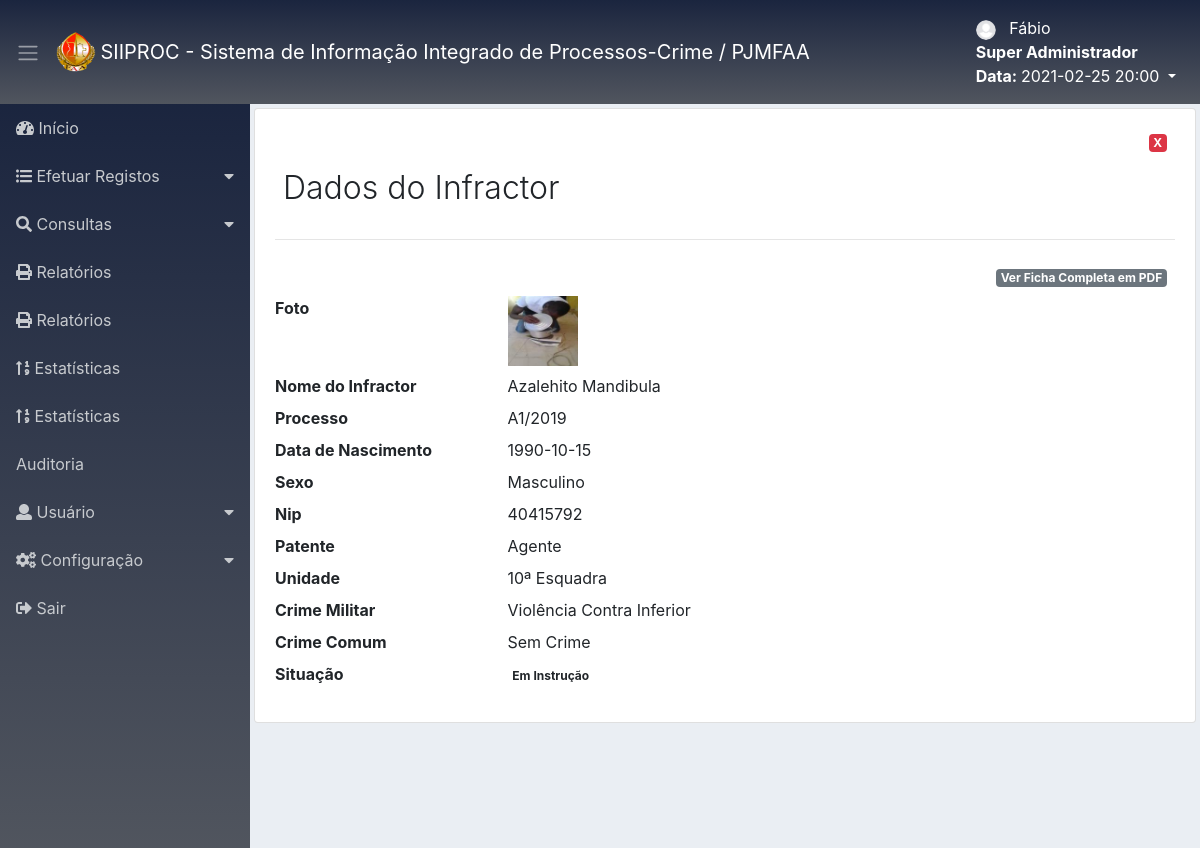
/ver-infractor-poli/ver-infractor-poli/1 (signed in), run on the app's committed database.
### tables this page shows
CREATE TABLE `adms_nivacs_pgs` (
  `id` int(11) NOT NULL,
  `permissao` int(11) NOT NULL,
  `ordem` int(11) NOT NULL,
  `dropdown` int(11) NOT NULL DEFAULT '2',
  `lib_menu` int(11) NOT NULL DEFAULT '2',
  `adms_menu_id` int(11) NOT NULL DEFAULT '4',
  `adms_niveis_acesso_id` int(11) NOT NULL,
  `adms_pagina_id` int(11) NOT NULL,
  `created` datetime NOT NULL,
  `modified` datetime DEFAULT NULL
);

CREATE TABLE `adms_menus` (
  `id` int(11) NOT NULL,
  `nome` varchar(220) NOT NULL,
  `icone` varchar(40) NOT NULL,
  `ordem` int(11) NOT NULL,
  `adms_sit_id` int(11) NOT NULL,
  `created` datetime NOT NULL,
  `modified` datetime DEFAULT NULL
);

CREATE TABLE `tab_infratores_policia` (
  `id` int(11) NOT NULL,
  `nome_infractor` varchar(255) DEFAULT NULL,
  `n_processo` int(11) DEFAULT NULL,
  `nome_pai` varchar(255) DEFAULT NULL,
  `nome_mae` varchar(255) DEFAULT NULL,
  `numero_bi` varchar(255) DEFAULT NULL,
  `data_nascimento` varchar(255) DEFAULT NULL,
  `sexo` int(11) DEFAULT NULL,
  `nip` int(11) DEFAULT NULL,
  `cod_posto_policia` int(11) DEFAULT NULL,
  `cod_unidade_policial` int(11) DEFAULT NULL,
  `id_crime_comum` int(11) DEFAULT NULL,
  `id_crime_militar` int(11) DEFAULT NULL,
  `nome_denuciante` varchar(255) DEFAULT NULL,
  `esta_preso` varchar(255) DEFAULT NULL,
  `imagem` varchar(255) DEFAULT NULL,
  `created` date DEFAULT NULL,
  `modified` date DEFAULT NULL
);

CREATE TABLE `tb_processo` (
  `id` int(11) NOT NULL,
  `processo` varchar(255) DEFAULT NULL,
  `situacaoprocesso_id` int(11) DEFAULT NULL,
  `data_entrada` date DEFAULT NULL,
  `anoinstrucao_id` int(11) DEFAULT NULL,
  `instrutor` varchar(255) DEFAULT NULL,
  `created` datetime DEFAULT NULL ON UPDATE CURRENT_TIMESTAMP,
  `modified` datetime DEFAULT NULL ON UPDATE CURRENT_TIMESTAMP
);

CREATE TABLE `tb_sexo` (
  `id` int(11) NOT NULL,
  `sexo` varchar(255) DEFAULT NULL
);

CREATE TABLE `adms_postos_policia` (
  `id` int(11) NOT NULL,
  `patente_policia` varchar(255) DEFAULT NULL,
  `ordenador` int(11) DEFAULT NULL
);

CREATE TABLE `adms_unidade_policial` (
  `id` int(11) NOT NULL,
  `unidade_policial` varchar(255) DEFAULT NULL,
  `ordem` varchar(255) DEFAULT NULL
);

CREATE TABLE `adms_crime_militar` (
  `id` int(11) NOT NULL,
  `descricao_crime_militar` varchar(255) DEFAULT NULL
);

CREATE TABLE `adms_crime_comum` (
  `id` int(11) NOT NULL,
  `descricao_crimecomum` varchar(255) DEFAULT NULL
);

CREATE TABLE `tb_estado_processo` (
  `id` int(11) NOT NULL,
  `descricao_proc` varchar(255) DEFAULT NULL,
  `data` datetime DEFAULT NULL ON UPDATE CURRENT_TIMESTAMP,
  `id_militar` int(11) DEFAULT NULL
);

### app/adms/Models/helper/AdmsRead.php (called while the page is built, shortened)
<?php
class AdmsRead extends AdmsConn
{
    private $Select;
    private $Values;
    private $Query;
    public function fullRead($Query, $ParseString = null)
    {
        $this->Select = (string) $Query;
        if (!empty($ParseString)) {
            parse_str($ParseString, $this->Values);
        }
        $this->exeInstrucao();
    }
    private function exeInstrucao()
    {
        $this->conexao();
        try {
            $this->getIntrucao();
            $this->Query->execute();
            $this->Resultado = $this->Query->fetchAll();
        } catch (Exception $ex) {
            $this->Resultado = null;
        }
    }
    private function conexao()
    {
        $this->Conn = parent::getConn();
        $this->Query = $this->Conn->prepare($this->Select);
        $this->Query->setFetchMode(PDO::FETCH_ASSOC);
    }
    private function getIntrucao()
    {
        if ($this->Values) {
            foreach ($this->Values as $Link => $Valor) {
                if ($Link == 'limit' || $Link == 'offset') {
                    $Valor = (int) $Valor;
                }
                $this->Query->bindValue(":{$Link}", $Valor, (is_int($Valor) ? PDO::PARAM_INT : PDO::PARAM_STR));
            }
        }
    }
}

### app/adms/Models/helper/AdmsConn.php (called while the page is built, shortened)
<?php
class AdmsConn
{
    public static $Host = HOST;
    public static $User = USER;
    public static $Pass = PASS;
    public static $Dbname = DBNAME;
    private static $Connect = null;
    private static function conectar()
    {
        try {
            if(self::$Connect == null){
                self::$Connect = new PDO('mysql:host=' . self::$Host . ';dbname=' . self::$Dbname.';charset=utf8', self::$User,
                    self::$Pass,array(PDO::MYSQL_ATTR_INIT_COMMAND => "SET NAMES utf8"));
            }
        } catch (Exception $exc) {
            echo 'mensagem: ' . $exc->getMessage();
            die;
        }
        return self::$Connect;
    }
    public function getConn()
    {
        return self::conectar();
    }
}

### app/adms/Models/AdmsMenu.php (called while the page is built, shortened)
<?php
class AdmsMenu
{
    public function itemMenu()
    {
        $listItemMenu = new \App\adms\Models\helper\AdmsRead();
        $listItemMenu->fullRead("SELECT nivpg.dropdown,
                men.id id_men, men.nome nome_men, men.icone icone_men,
                pg.id id_pg, pg.menu_controller, pg.menu_metodo, pg.nome_pagina, pg.icone icone_pg
                FROM adms_nivacs_pgs nivpg
                INNER JOIN adms_menus men ON men.id=nivpg.adms_menu_id
                INNER JOIN adms_paginas pg ON pg.id=nivpg.adms_pagina_id
                WHERE nivpg.adms_niveis_acesso_id =:adms_niveis_acesso_id
                AND nivpg.permissao =:permissao
                AND nivpg.lib_menu =:lib_menu
                ORDER BY men.ordem, nivpg.ordem ASC", "adms_niveis_acesso_id=".$_SESSION['adms_niveis_acesso_id']."&permissao=1&lib_menu=1");
        $this->Resultado = $listItemMenu->getResultado();
        return $this->Resultado;
    }
}

### app/adms/Models/AdmsVerInfractorPoli.php (called while the page is built, shortened)
<?php
class AdmsVerInfractorPoli {
    public function verInfractorPoli($DadosId)
    {
        $this->DadosId = (int) $DadosId;
        $verPerfil = new \App\adms\Models\helper\AdmsRead();
        $verPerfil->fullRead("SELECT
        tab_infratores_policia.nome_infractor,
        tab_infratores_policia.id,
        tab_infratores_policia.nome_pai,
        tab_infratores_policia.nome_mae,
        tab_infratores_policia.numero_bi,
        tab_infratores_policia.data_nascimento,
        tb_sexo.sexo,
        tab_infratores_policia.nip,
        adms_postos_policia.patente_policia,
        adms_crime_comum.descricao_crimecomum,
        adms_crime_militar.descricao_crime_militar,
        adms_unidade_policial.unidade_policial,
        tb_processo.processo,
        tb_processo.situacaoprocesso_id,
        tb_estado_processo.descricao_proc,
        tb_ano_instrucao.ano,
        tab_infratores_policia.imagem,
        tab_infratores_policia.created
        FROM
        tab_infratores_policia
        INNER JOIN adms_crime_comum ON adms_crime_comum.id = tab_infratores_policia.id_crime_comum
        INNER JOIN adms_crime_militar ON adms_crime_militar.id = tab_infratores_policia.id_crime_militar
        INNER JOIN adms_postos_policia ON adms_postos_policia.id = tab_infratores_policia.cod_posto_policia
        INNER JOIN adms_unidade_policial ON adms_unidade_policial.id = tab_infratores_policia.cod_unidade_policial
        INNER JOIN tb_processo ON tb_processo.id = tab_infratores_policia.n_processo
        INNER JOIN tb_estado_processo ON tb_estado_processo.id = tab_infratores_policia.n_processo
        INNER JOIN tb_sexo ON tb_sexo.id = tab_infratores_policia.sexo
        INNER JOIN tb_ano_instrucao ON tb_ano_instrucao.id = tb_processo.anoinstrucao_id
        WHERE tab_infratores_policia.id =:id  LIMIT :limit", "id=".$this->DadosId."&limit=1");
        $this->Resultado= $verPerfil->getResultado();
        return $this->Resultado;
    }
}

### app/adms/Views/processo/verInfractorPoli.php (the view, shortened to what this page needs)
<?php
if (!empty($this->Dados['dados_infractor'][0])) {
    extract($this->Dados['dados_infractor'][0]);
    ?>
    <div class="content p-1">
        <div class="list-group-item">
             <a href="<?php echo URLADM; ?>infra-policia/listar" align="right" title="Fechar Pagina">
                <div class="p-2">
                  <span class=" badge badge-danger">
                        X
                    </span>
                </div>
            </a>
            <div class="d-flex">
                <div class="mr-auto p-2">
                    <h2 class="display-4 titulo">Dados do Infractor</h2>
                </div>
                <div class="p-2">
                </div>
            </div><hr>
               <a href="<?php echo URLADM; ?>detalhe-poli-pdf/detalhes-poli-pdf/<?php echo $id; ?>" align="right">
                <div class="p-2">
                  <span class=" badge badge-secondary">
                        Ver Ficha Completa em PDF
                    </span>
                </div>
            </a>
            <dl class="row">
                <dt class="col-sm-3">Foto</dt>
                <dd class="col-sm-9">
                    <?php
                    if (!empty($imagem)) {
                        echo "<img src='" . URLADM . "assets/imagens/infractor/" . $id . "/" . $imagem . "' witdh='150' height='70'>";
                    } else {
                        echo "<img src='" . URLADM . "assets/imagens/infractor/icone_usuario.png' witdh='150' height='70'>";
                    }
                    ?>
                </dd>
                <dt class="col-sm-3">Nome do Infractor</dt>
                <dd class="col-sm-9"><?php echo $nome_infractor; ?></dd>
                <dt class="col-sm-3">Processo</dt>
                <dd class="col-sm-9"><?php echo $processo; ?></dd>
                <dt class="col-sm-3">Data de Nascimento</dt>
                <dd class="col-sm-9"><?php echo $data_nascimento; ?></dd>
                <dt class="col-sm-3">Sexo</dt>
                <dd class="col-sm-9"><?php echo $sexo; ?></dd>
                <dt class="col-sm-3">Nip</dt>
                <dd class="col-sm-9"><?php echo $nip; ?></dd>
                <dt class="col-sm-3">Patente</dt>
                <dd class="col-sm-9"><?php echo $patente_policia; ?></dd>
                <dt class="col-sm-3">Unidade</dt>
                <dd class="col-sm-9"><?php echo $unidade_policial; ?></dd>
                <dt class="col-sm-3">Crime Militar</dt>
                <dd class="col-sm-9"><?php echo $descricao_crime_militar; ?></dd>
                <dt class="col-sm-3">Crime Comum</dt>
                <dd class="col-sm-9"><?php echo $descricao_crimecomum; ?></dd>
                <dt class="col-sm-3">Situação</dt>
                <dd class="col-sm-9">
                    <span class="badge badge-<?php echo $cor_cr; ?>"><?php echo $descricao_proc; ?></span>
                </dd>
            </dl>
        </div>
    </div>
    <?php
} else {
    $_SESSION['msg'] = "<div class='alert alert-danger'>Erro: Infractor não encontrado!</div>";
    $UrlDestino = URLADM . 'infra-policia/listar';
    header("Location: $UrlDestino");
}

### app/adms/Views/include/sidebar.php (shortened to what this page needs)
<div class="d-flex">
    <nav class="sidebar" style="background:linear-gradient(rgba(4,15,43,0.9), rgba(15,20,31,0.7));/* background-image:url('<?php echo URLADM ?>imagens/fundo.png'); */ " >
        <ul class="list-unstyled">
            <?php
            $cont_drop = 0;
            $cont_drop_fech = 0;
            foreach ($this->Dados['menu'] as $menu) {
                extract($menu);
                if ($dropdown == 1) {
                    if ($cont_drop != $id_men) {
                        if (($cont_drop_fech == 1) AND ( $cont_drop != 0)) {
                            echo "</li>";
                            $cont_drop_fech = 0;
                        }
                        echo "<li>";
                        echo "<a href='#submenu" . $id_men . "' data-toggle='collapse'>";
                        echo "<i class='" . $icone_men . "'></i> " . $nome_men;
                        echo "</a>";
                        $cont_drop = $id_men;
                    }
                    $cont_drop_fech = 1;
                } else {
                    if ($cont_drop_fech == 1) {
                        echo "</li>";
                        $cont_drop_fech = 0;
                    }
                    echo "<li><a href='" . URLADM . $menu_controller . "/" . $menu_metodo . "'><i class='" . $icone_men . "'></i> " . $nome_men . "</a></li>";
                }
            }
            ?>
        </ul>
    </nav>

### assets/css/dashboard.css (style rules this page uses)
body { background-color: #eaeef3; }
.sidebar { background-color: #222c3c; min-width: 250px; max-width: 250px; min-height: calc(100vh - 56px); transition: all 0.3s; }
.sidebar ul li a { display: block; padding: 0.75rem 1rem; color: #c7cace; text-decoration: none; }
.sidebar [data-toggle="collapse"] { position: relative; }
.sidebar [data-toggle="collapse"]:before { content: "\f0d7"; font-family: "Font Awesome 5 Free"; font-weight: 900; position: absolute; right: 1rem; }
.content { width: 100%; }
.titulo { font-size: 2.0rem !important; }

### data on the page
adms_nivacs_pgs: adms_menu.nome "Início"
adms_nivacs_pgs: adms_menu.nome "Efetuar Registos"
adms_nivacs_pgs: adms_menu.nome "Consultas"
adms_nivacs_pgs: adms_menu.nome "Relatórios"
adms_nivacs_pgs: adms_menu.nome "Relatórios"
adms_nivacs_pgs: adms_menu.nome "Estatísticas"
adms_nivacs_pgs: adms_menu.nome "Estatísticas"
adms_nivacs_pgs: adms_menu.nome "Auditoria"
adms_nivacs_pgs: adms_menu.nome "Usuário"
adms_nivacs_pgs: adms_menu.nome "Configuração"
adms_nivacs_pgs: adms_menu.nome "Sair"
tab_infratores_policia: imagem (picture), nome_infractor "Azalehito Mandibula", tb_processo.processo "A1/2019", data_nascimento "1990-10-15", tb_sexo.sexo "Masculino", nip "40415792", adms_postos_policia.patente_policia "Agente", adms_unidade_policial.unidade_policial "10ª Esquadra", adms_crime_militar.descricao_crime_militar "Violência Contra Inferior", adms_crime_comum.descricao_crimecomum "Sem Crime", tb_estado_processo.descricao_proc "Em Instrução"

### other printed values
$prim_nome "Fábio"
$_SESSION['adms_niveis_acesso_nome'] "Super Administrador"
